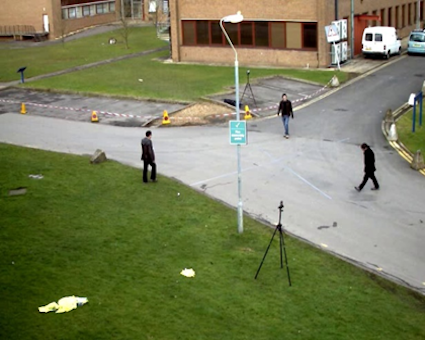
#> input picture programs/diff0.png, 425 x 340 px
$ python assingment0104d.py
#> lines starting #> are read from the running program, lines starting #| are printed output that depends on the picture
"""This is a test program."""
import cv2

img1 = cv2.imread("diff0.png")
#> img1 is the input picture: shape (340, 425, 3); mean B, G, R 89.8, 125.8, 121
img2 = cv2.imread("diff1.png")
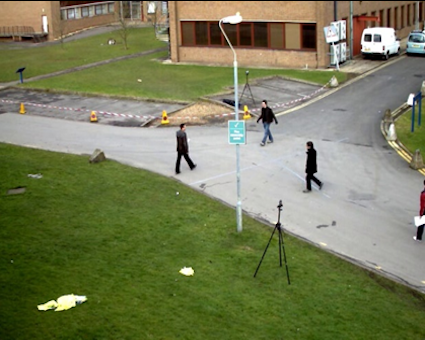
#> input picture programs/diff1.png, 425 x 340 px
#> img2 is the input picture: shape (340, 425, 3); mean B, G, R 88.8, 124.9, 120.1

akaze = cv2.AKAZE_create()

kp1, des1 = akaze.detectAndCompute(img1, None)
#> kp1 = 281 keypoints; strongest (x, y, size): (285, 109, 11.4), (188, 272, 8.1), (285, 107, 8.1), (369, 37, 4.8)
kp2, des2 = akaze.detectAndCompute(img2, None)
#> kp2 = 293 keypoints; strongest (x, y, size): (266, 116, 11.4), (187, 271, 8.1), (368, 37, 4.8), (191, 165, 8.1)

bf = cv2.BFMatcher()

matches = bf.knnMatch(des1, des2, k=2)
#> matches = 281 matches

ratio = 0.5
good = []
for m, n in matches:
    if m.distance < ratio * n.distance:
        good.append([m])
#> after the loop, good = 98 matches

img3 = cv2.drawMatchesKnn(img1, kp1, img2, kp2, good, None, flags=2)
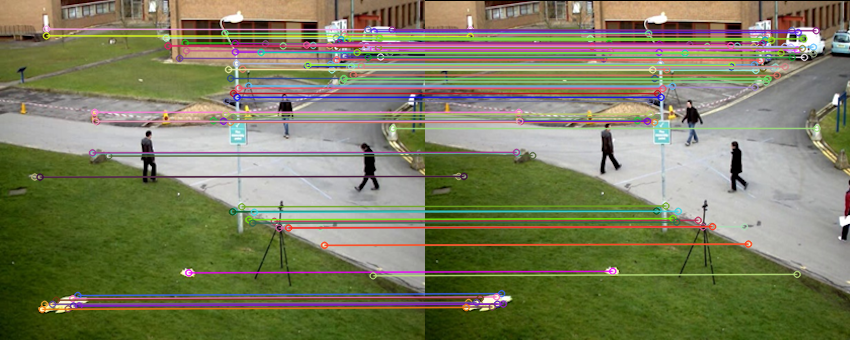
#> img3: shape (340, 850, 3); mean B, G, R 94.4, 125.7, 124.3

cv2.imwrite("akaze.jpg", img3)
cv2.imshow("akaze", img3)
cv2.waitKey(0)
cv2.destroyAllWindows()
